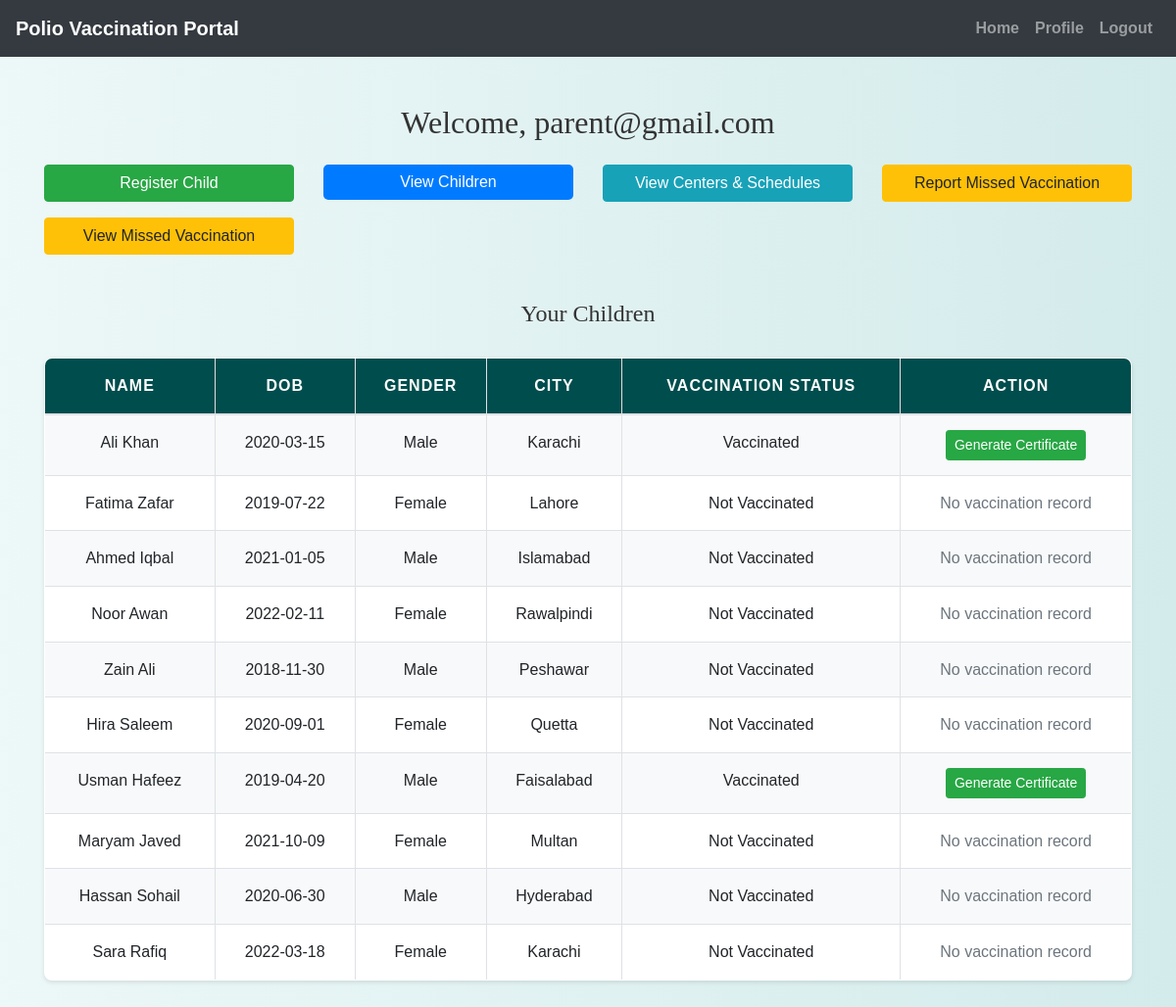
/parent/parent_dashboard.php (signed in), run on the app's committed database.
### tables this page shows
CREATE TABLE `children` (
  `child_id` int(11) NOT NULL,
  `parent_id` int(11) NOT NULL,
  `first_name` varchar(100) NOT NULL,
  `last_name` varchar(100) NOT NULL,
  `date_of_birth` date NOT NULL,
  `gender` enum('Male','Female','Other') NOT NULL,
  `address` varchar(255) NOT NULL,
  `city` varchar(100) NOT NULL,
  `province` varchar(100) NOT NULL,
  `postal_code` varchar(20) NOT NULL,
  `special_notes` text DEFAULT NULL,
  `created_at` timestamp NOT NULL DEFAULT current_timestamp(),
  `updated_at` timestamp NOT NULL DEFAULT current_timestamp() ON UPDATE current_timestamp()
);

### parent/parent_dashboard.php (the view, shortened to what this page needs)
<?php
include('config.php');
$user_id = $_SESSION["id"];
$email = htmlspecialchars($_SESSION["email"]);
$children = mysqli_query($conn, "SELECT * FROM children WHERE parent_id = $user_id ORDER BY created_at DESC");
$vaccinated_children = [];
if (mysqli_num_rows($children) > 0) {
    $child_ids = [];
    while ($child = mysqli_fetch_assoc($children)) {
        $child_ids[] = $child['child_id'];
    }
    $ids_str = implode(',', array_map('intval', $child_ids));
    $vacc_query = mysqli_query($conn, "
        SELECT DISTINCT child_id
        FROM vaccinations
        WHERE child_id IN ($ids_str)
    ");
    while ($row = mysqli_fetch_assoc($vacc_query)) {
        $vaccinated_children[$row['child_id']] = true;
    }
}
mysqli_data_seek($children, 0);
?>
<!DOCTYPE html>
<html lang="en">
<head>
    <link rel="stylesheet" href="https://maxcdn.bootstrapcdn.com/bootstrap/4.5.2/css/bootstrap.min.css" />
    <link rel="stylesheet" href="../css/style.css" />
</head>
<body>
<?php include('navbar.php'); ?>
<div class="container mt-5 mb-5">
    <h2 class="mb-4">Welcome, <?= $email ?></h2>
    <div class="row mb-4">
        <div class="col-md-3 mb-3">
            <a href="register_child.php" class="btn btn-success btn-block">Register Child</a>
        </div>
        <div class="col-md-3 mb-3">
            <a href="view_children.php" class="btn btn-primary btn-block">View Children</a>
        </div>
        <div class="col-md-3 mb-3">
            <a href="view_centers.php" class="btn btn-info btn-block">View Centers & Schedules</a>
        </div>
        <div class="col-md-3 mb-3">
            <a href="add_missed_vaccination.php" class="btn btn-warning btn-block">Report Missed Vaccination</a>
        </div>
        <div class="col-md-3 mb-3">
            <a href="view_missed_vaccinations.php" class="btn btn-warning btn-block">View Missed Vaccination</a>
        </div>
    </div>
    <h4>Your Children</h4>
    <?php if (mysqli_num_rows($children) > 0): ?>
        <table class="table table-bordered">
            <thead>
                <tr>
                    <th>Name</th>
                    <th>DOB</th>
                    <th>Gender</th>
                    <th>City</th>
                    <th>Vaccination Status</th>
                    <th>Action</th>
                </tr>
            </thead>
            <tbody>
                <?php while ($child = mysqli_fetch_assoc($children)): ?>
                    <tr>
                        <td><?= htmlspecialchars($child['first_name'] . ' ' . $child['last_name']) ?></td>
                        <td><?= htmlspecialchars($child['date_of_birth']) ?></td>
                        <td><?= htmlspecialchars($child['gender']) ?></td>
                        <td><?= htmlspecialchars($child['city']) ?></td>
                        <td>
                            <?= isset($vaccinated_children[$child['child_id']]) ? 'Vaccinated' : 'Not Vaccinated' ?>
                        </td>
                        <td>
                            <?php if (isset($vaccinated_children[$child['child_id']])): ?>
                                <a href="generate_certificate.php?child_id=<?= $child['child_id'] ?>" class="btn btn-success btn-sm">Generate Certificate</a>
                            <?php else: ?>
                                <span class="text-muted">No vaccination record</span>
                            <?php endif; ?>
                        </td>
                    </tr>
                <?php endwhile; ?>
            </tbody>
        </table>
    <?php else: ?>
        <p>You have not registered any children yet.</p>
    <?php endif; ?>
</div>
</body>
</html>

### parent/navbar.php (shortened to what this page needs)
<nav class="navbar navbar-expand-lg navbar-dark bg-dark">
    <a class="navbar-brand" href="parent_dashboard.php">Polio Vaccination Portal</a>
    <div class="collapse navbar-collapse" id="navbarNav">
        <ul class="navbar-nav ml-auto">
            <?php
            if (isset($_SESSION["id"]) && !empty($_SESSION["id"])) {
                echo '<li class="nav-item"><a class="nav-link" href="parent_dashboard.php">Home</a></li>';
                echo '<li class="nav-item"><a class="nav-link" href="update_profile.php">Profile</a></li>';
                echo '<li class="nav-item"><a class="nav-link" href="logout.php">Logout</a></li>';
            } else {
                echo '<li class="nav-item"><a class="nav-link" href="register.php">Register</a></li>';
                echo '<li class="nav-item"><a class="nav-link" href="login.php">Login</a></li>';
                echo '<li class="nav-item"><a class="nav-link" href="./admin/admin_login.php">Admin Login</a></li>';
            }
            ?>
        </ul>
    </div>
</nav>

### css/style.css (style rules this page uses)
body { background: linear-gradient(90deg, rgba(233, 246, 246, 0.831), rgba(207, 233, 233, 0.9)); font-family: 'Arial', sans-serif; color: #333; line-height: 1.6; }
h1, h2, h3, h4 { text-align: center; margin-top: 30px; margin-bottom: 30px; font-family: 'Georgia', serif; }
.container { margin-bottom: 40px; }
.table { width: 100%; border-collapse: collapse; margin-top: 20px; font-size: 16px; background-color: #ffffff; border-radius: 8px; overflow: hidden; box-shadow: 0 2px 4px rgba(0, 0, 0, 0.1); }
.table th, .table td { padding: 15px; border: 1px solid #dee2e6; text-align: center; }
.table thead th { background-color: #004d4d; color: white; font-weight: bold; text-transform: uppercase; letter-spacing: 1px; }
.table tbody tr:nth-child(odd) { background-color: #f8f9fa; }
.btn-primary { color: #fff; border: none; border-radius: 5px; cursor: pointer; transition: background-color 0.3s ease; }
a { color: #006666; text-decoration: none; font-weight: bold; }

### data on the page
children: first_name+last_name "Ali Khan", date_of_birth "2020-03-15", gender "Male", city "Karachi", shows "Vaccinated"
children: first_name+last_name "Fatima Zafar", date_of_birth "2019-07-22", gender "Female", city "Lahore", shows "Not Vaccinated", shows "No vaccination record"
children: first_name+last_name "Ahmed Iqbal", date_of_birth "2021-01-05", gender "Male", city "Islamabad", shows "Not Vaccinated", shows "No vaccination record"
children: first_name+last_name "Noor Awan", date_of_birth "2022-02-11", gender "Female", city "Rawalpindi", shows "Not Vaccinated", shows "No vaccination record"
children: first_name+last_name "Zain Ali", date_of_birth "2018-11-30", gender "Male", city "Peshawar", shows "Not Vaccinated", shows "No vaccination record"
children: first_name+last_name "Hira Saleem", date_of_birth "2020-09-01", gender "Female", city "Quetta", shows "Not Vaccinated", shows "No vaccination record"
children: first_name+last_name "Usman Hafeez", date_of_birth "2019-04-20", gender "Male", city "Faisalabad", shows "Vaccinated"
children: first_name+last_name "Maryam Javed", date_of_birth "2021-10-09", gender "Female", city "Multan", shows "Not Vaccinated", shows "No vaccination record"
children: first_name+last_name "Hassan Sohail", date_of_birth "2020-06-30", gender "Male", city "Hyderabad", shows "Not Vaccinated", shows "No vaccination record"
children: first_name+last_name "Sara Rafiq", date_of_birth "2022-03-18", gender "Female", city "Karachi", shows "Not Vaccinated", shows "No vaccination record"

### other printed values
$email "parent@gmail.com"
